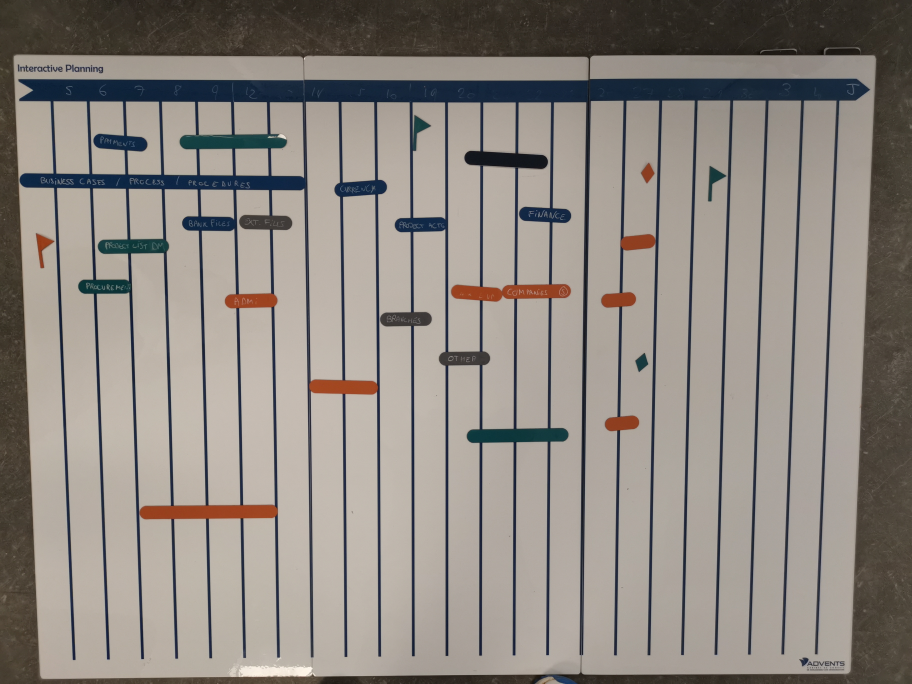
#> input picture IndustrialProject-master/img/1.jpg, 3648 x 2736 px (shown at 1/4 size)
$ python -i Detection_Shape.py   (imports and definitions only)
#> lines starting #> are read from the running program, lines starting #| are printed output that depends on the picture; after the words box and inside, x2 and y2 are one past the last pixel; in counts of white or black regions, pixels touching at a corner belong together
#> further down, picture is the input picture: shape (2736, 3648, 3); mean B, G, R 128.9, 135.5, 142.1
import cv2
import numpy as np
import imutils

class Shape():
    def __init__(self, image):
        #  we need to keep in mind aspect ratio so the image does
        #  not look skewed or distorted -- therefore, we calculate
        #  the ratio of the new image to the old image
        r = 1000.0 / image.shape[1]
#> r = 0.274
        dim = (1000, int(image.shape[0] * r))
#> dim = (1000, 750)

        #  perform the actual resizing of the image and change its mode to HSV
        self.resized = cv2.resize(image, dim, interpolation=cv2.INTER_AREA)
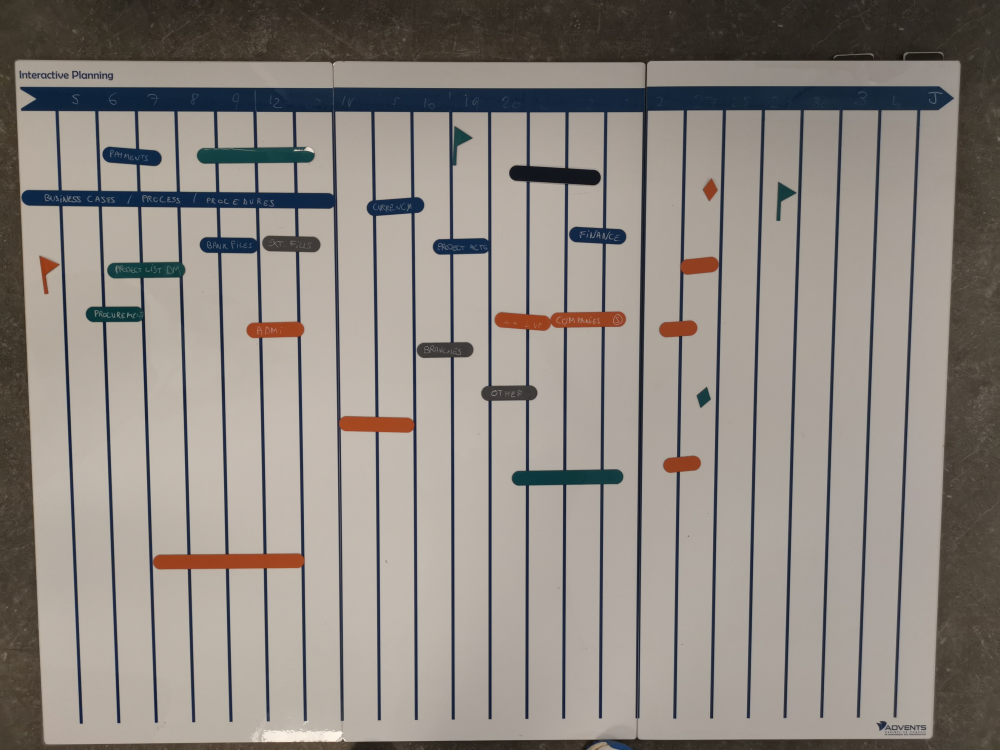
#> self.resized: shape (750, 1000, 3); mean B, G, R 128.9, 135.5, 142.1
        self.hsv = cv2.cvtColor(self.resized, cv2.COLOR_BGR2HSV)
#> self.hsv: shape (750, 1000, 3); mean H, S, V 26.8, 44, 145.2

        # pass the image in gray an make a canny image
        # to have only shape
        gray = cv2.cvtColor(self.resized, cv2.COLOR_BGR2GRAY)
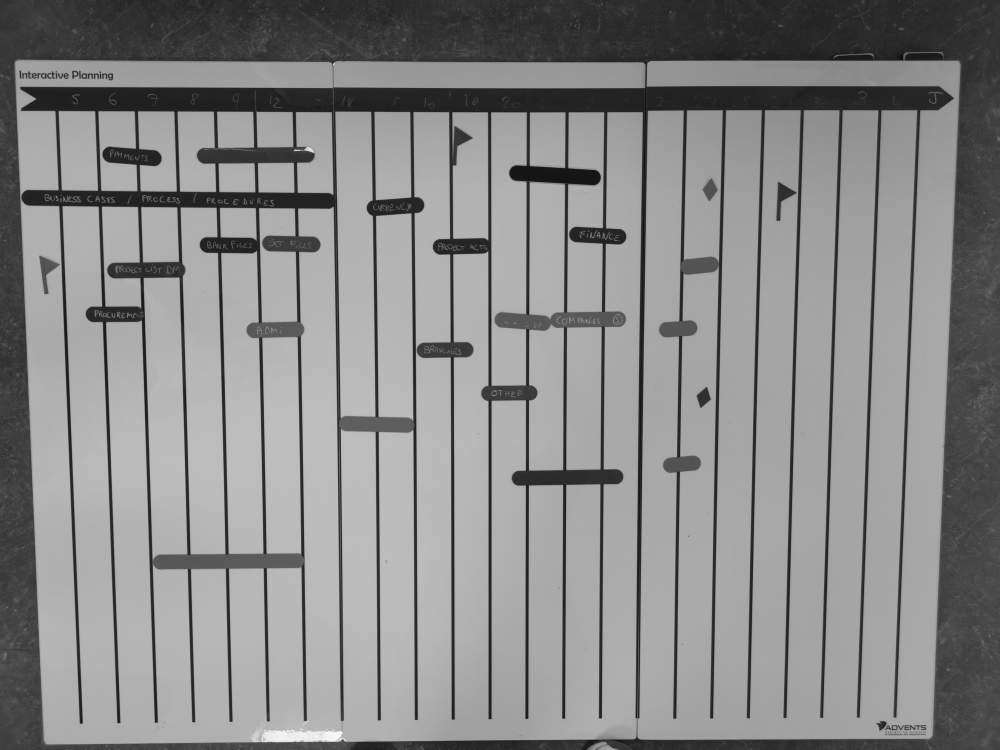
#> gray: shape (750, 1000); min 12, max 248, mean 136.7
        self.edges = cv2.Canny(gray, 100, 170, apertureSize=3)
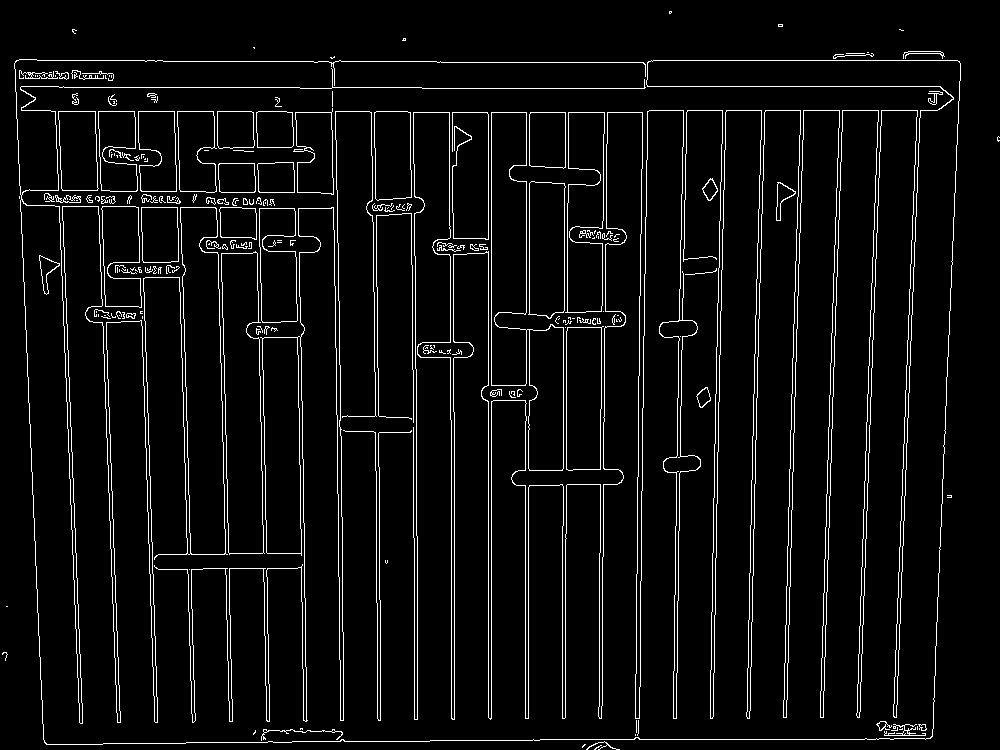
#> self.edges: shape (750, 1000); 5.2% white in thin lines or dots

    def Lines(self):
        # create lines by the canny img
        lines = cv2.HoughLines(self.edges, 1, np.pi / 700, 150)
        # variable to draw only lines wanted
        prev_x = None
        ordered_lines = sorted(lines, key=lambda x: x[0][0]*np.cos(x[0][1]))
        img_line = self.resized.copy()
        timeline = []
        for [[rho, theta]] in ordered_lines:
            a = np.cos(theta)
            b = np.sin(theta)
            x0 = a * rho
            y0 = b * rho
            x1 = int(x0 + 1000 * (-b))
            y1 = int(y0 + 1000 * a)
            x2 = int(x0 - 1000 * (-b))
            y2 = int(y0 - 1000 * a)
            # to draw only vertical lines and only columns
            if abs(x1 - x2) >= 3:
                continue
            if prev_x is not None:

                if abs(prev_x - x1)<50:
                    continue
            # draw
            cv2.line(img_line, (x1, y1), (x2, y2), (255, 0, 0), 2)
            # append coordinate
            timeline.append(x1*2)
            prev_x = max(x1, x2)


        #cv2.imshow('t', img_line)
        #cv2.waitKey(0)
        return timeline

    def CC(self):
        #  Boundaries RED GREEN
        boundaries = [
        ([2, 100, 100], [10, 255, 255]),
        ([44, 37, 74], [79, 255, 255])
        ]

        output_shape = []


        # To detect the contours of shape, its colors and its coordinates
        for (lower, upper) in boundaries:
            if lower == [2, 100, 100]:
                color = "red"
            else:
                color = "green"
            #  create NumPy arrays from the boundaries
            lower = np.array(lower, dtype="uint8")
            upper = np.array(upper, dtype="uint8")
            #  find the colors within the specified boundaries and create
            #   the mask
            mask = cv2.inRange(self.hsv, lower, upper)

            # apply the mask
            output = cv2.bitwise_and(self.resized, self.resized, mask=mask)

            # find contours on the mask
            contours = cv2.findContours(mask.copy(), cv2.RETR_LIST, cv2.CHAIN_APPROX_SIMPLE)
            contours = imutils.grab_contours(contours)
            for cnt in contours:
                rect = cv2.minAreaRect(cnt)
                area = abs(cv2.contourArea(cnt, True))
                peri = cv2.arcLength(cnt, True)
                approx = cv2.approxPolyDP(cnt, 0.01 * peri, True)
                # coordinate shape
                x, y, w, h = cv2.boundingRect(approx)
                # Draw only contours wanted and omit the img's noise
                # approximate but it works
                if h >= 15 or w >= 55:
                    box = cv2.boxPoints(rect)
                    box = np.int0(box)
                    cv2.drawContours(output, [box], 0, (0, 0, 255), 2)
                    cv2.drawContours(output, cnt, -1, (0, 255, 0), 2)

                    # Just verification /Draw one diagonal
                    # cv2.line(output, (box[2][0], box[2][1]), (box[0][0], box[0][1]), (255, 0, 0), 2)

                    # Detect the type of shape
                    # approximate but it works
                    if h/w>=1 and h/w<=1.6:
                        shape = "Losange"
                        cv2.putText(output, "LOS", (x, y), cv2.FONT_HERSHEY_SIMPLEX, 0.5, (255, 255, 255), 2)
                    elif area <= 250:
                        shape = "Flag"
                        cv2.putText(output, "FLA", (x, y), cv2.FONT_HERSHEY_SIMPLEX, 0.5, (255, 255, 255), 2)
                    else:
                        shape = "Rectangle"
                        cv2.putText(output, "RCT", (x, y), cv2.FONT_HERSHEY_SIMPLEX, 0.5, (255, 255, 255), 2)
                    # coordinate*2 to have same with the azure's API
                    output_shape.append([shape, x*2, (x+w)*2, y*2, (y+h)*2, color])
#> this loop made 2 passes
#> contours on pass 2: 9 contours, all with area under 20
#> pass 1, in CC, `mask = cv2.inRange(self.hsv, lower, upper)`:
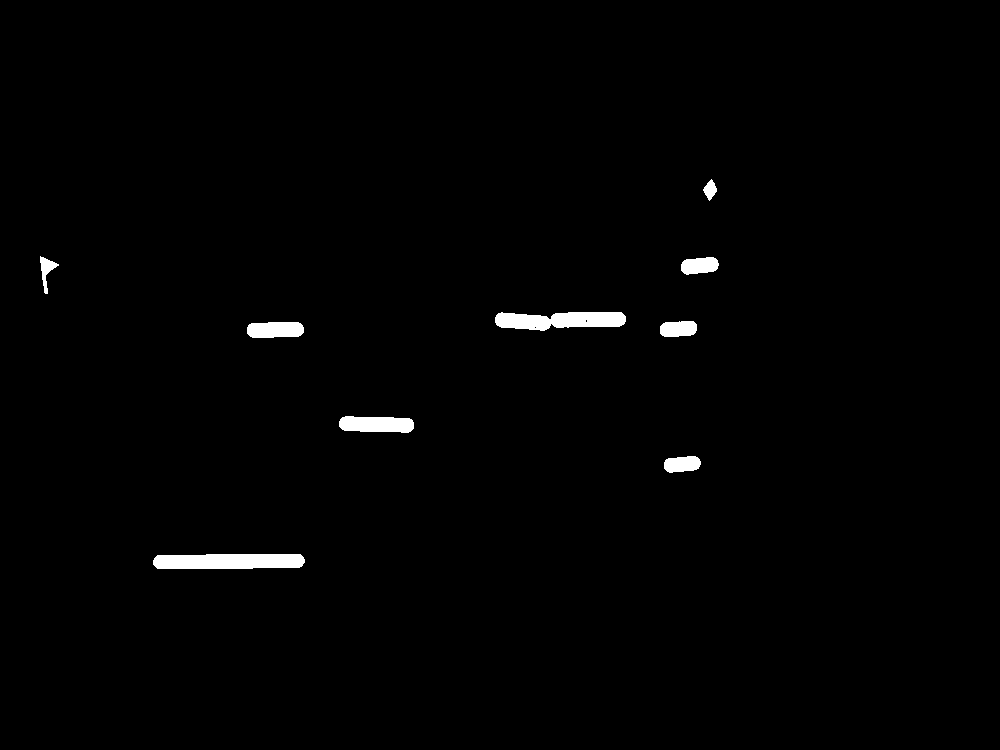
#> mask: shape (750, 1000); 1.1% white; 9 white regions, largest, box (x1, y1, x2, y2) and area: (153, 554, 305, 569) 2130, (495, 312, 626, 331) 1875, (339, 416, 414, 433) 1069
#> pass 2, in CC, `mask = cv2.inRange(self.hsv, lower, upper)`:
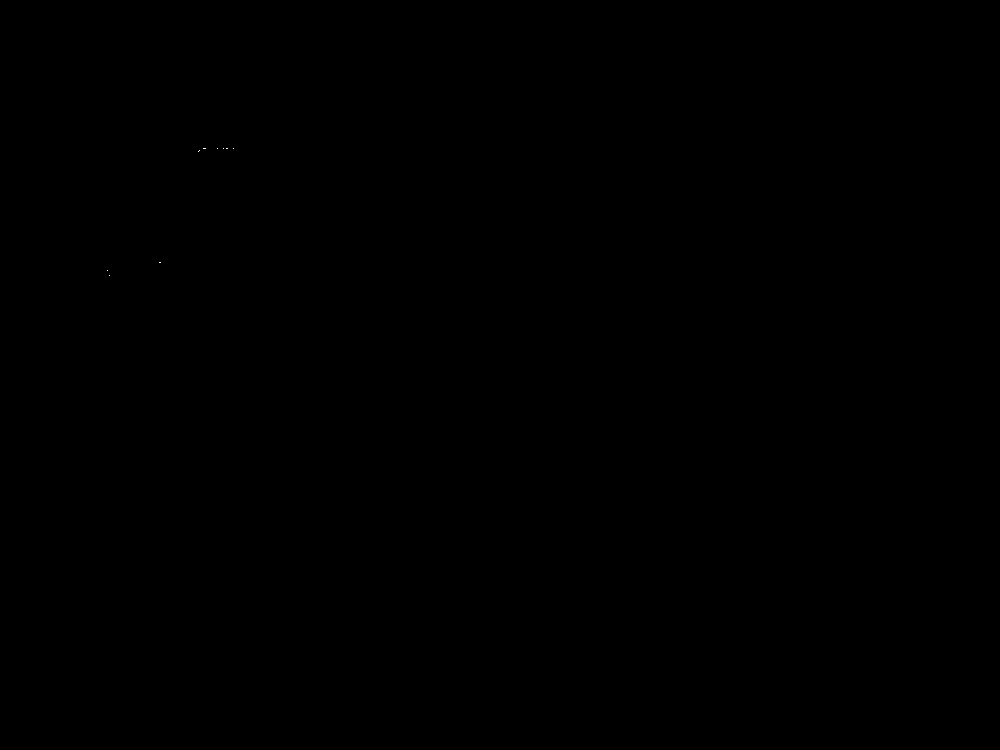
#> mask: shape (750, 1000); 0% white in thin lines or dots, all inside (x1, y1, x2, y2) = (107, 148, 234, 276)
#> after the loop, output_shape = 9 items
            #cv2.imshow('out', output)
            #cv2.waitKey(0)
        return output_shape

>>> import cv2
>>> picture = cv2.imread('img/1.jpg')
>>> result = Shape(picture).CC()
#> result = 9 items

$ run again, on IndustrialProject-master/img/10.jpg
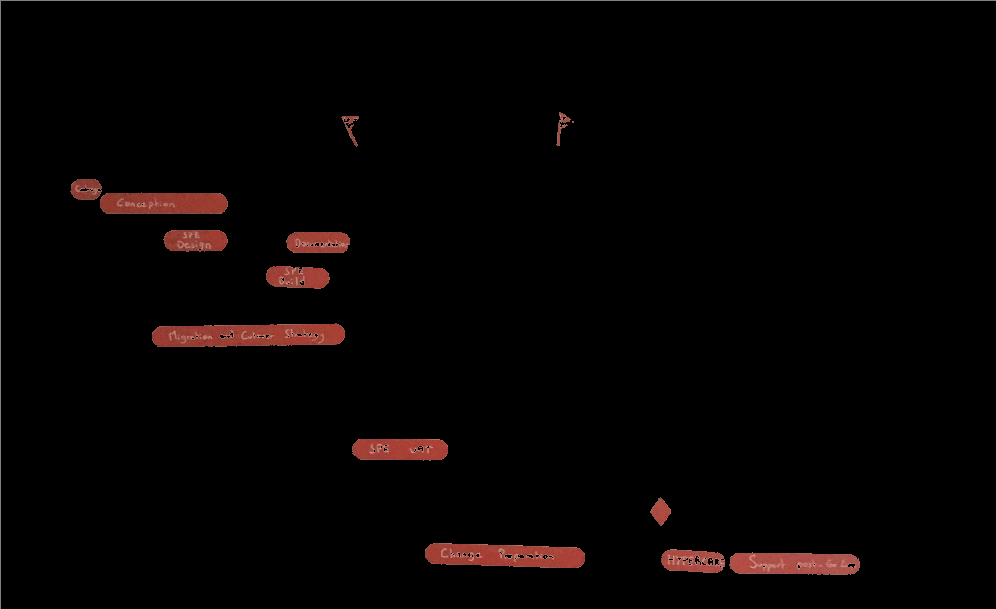
#> input picture IndustrialProject-master/img/10.jpg, 996 x 609 px
#> picture is the input picture: shape (609, 996, 3); mean B, G, R 2.5, 2.8, 5.8
#> self.hsv: shape (611, 1000, 3); mean H, S, V 0.1, 5.6, 5.8
#> in __init__, `self.edges = cv2.Canny(gray, 100, 170, apertureSize=3)`:
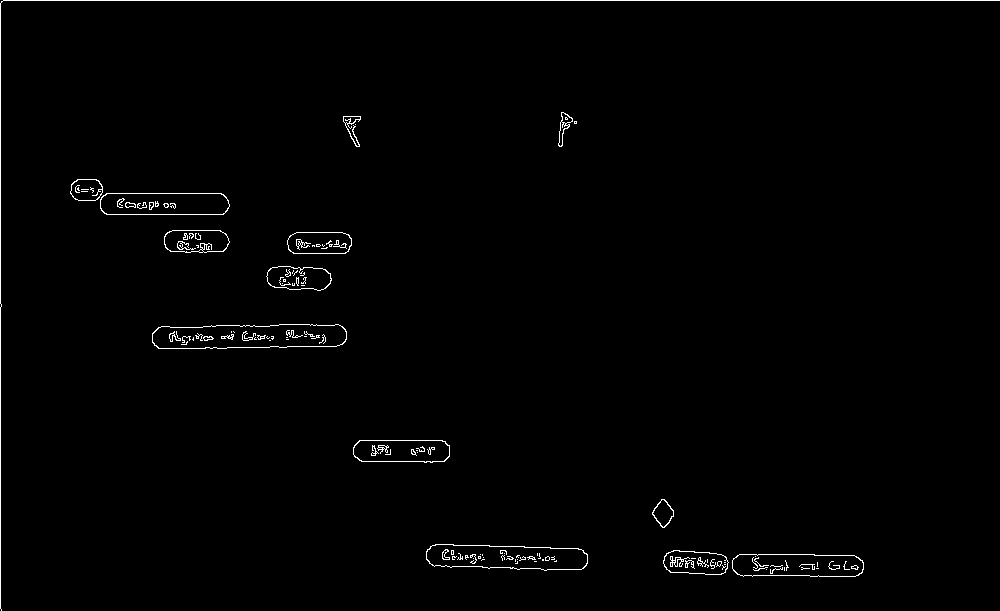
#> self.edges: shape (611, 1000); 1% white in thin lines or dots
#> the loop in CC, `for (lower, upper) in boundaries:` made 2 passes
#> contours on pass 2: 0 contours
#> pass 1, in CC, `mask = cv2.inRange(self.hsv, lower, upper)`:
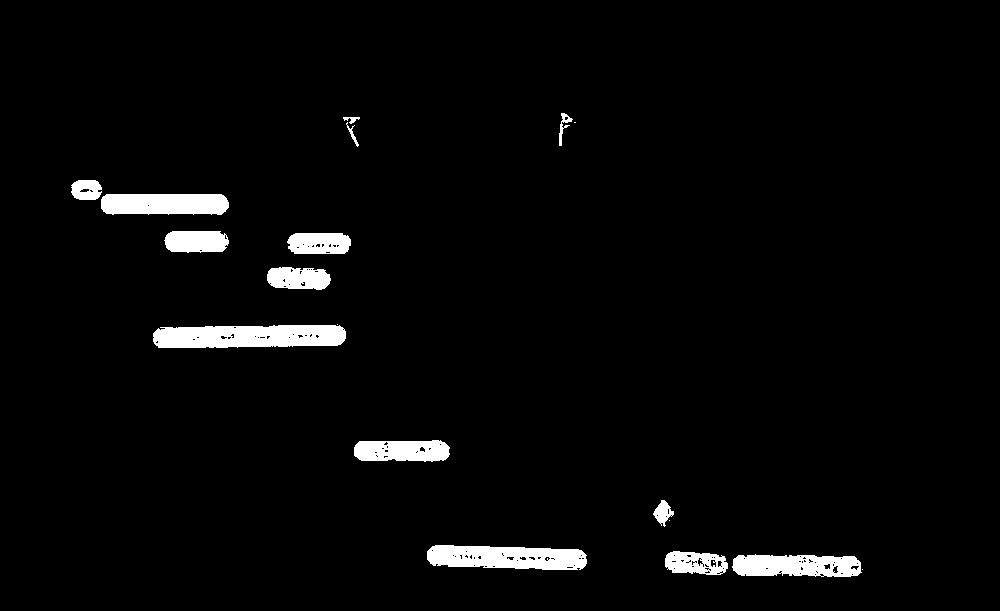
#> mask: shape (611, 1000); 3.2% white; 18 white regions (4 under 20 px), largest, box (x1, y1, x2, y2) and area: (153, 325, 346, 348) 3907, (427, 545, 587, 570) 3171, (101, 194, 229, 215) 2498
#> after the loop in CC, `for (lower, upper) in boundaries:`: output_shape = 13 items

$ run again, on IndustrialProject-master/img/2.jpg
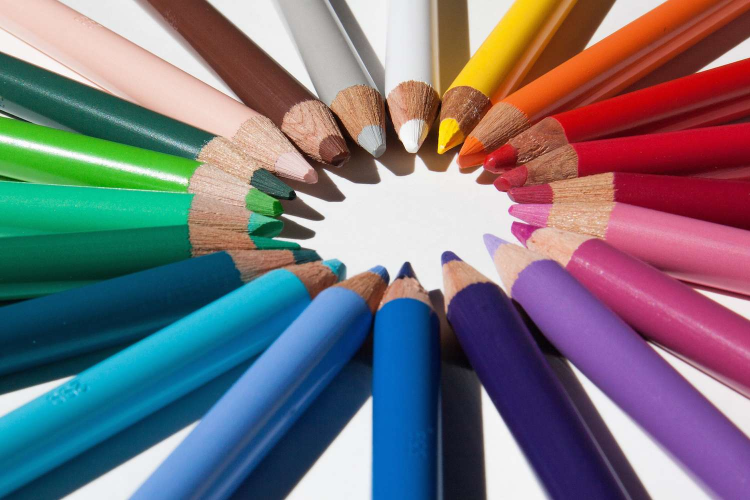
#> input picture IndustrialProject-master/img/2.jpg, 1500 x 1000 px (shown at 1/2 size)
#> picture is the input picture: shape (1000, 1500, 3); mean B, G, R 123.7, 115.3, 119.9
#> self.hsv: shape (666, 1000, 3); mean H, S, V 80.1, 143.7, 160.8
#> in __init__, `self.edges = cv2.Canny(gray, 100, 170, apertureSize=3)`:
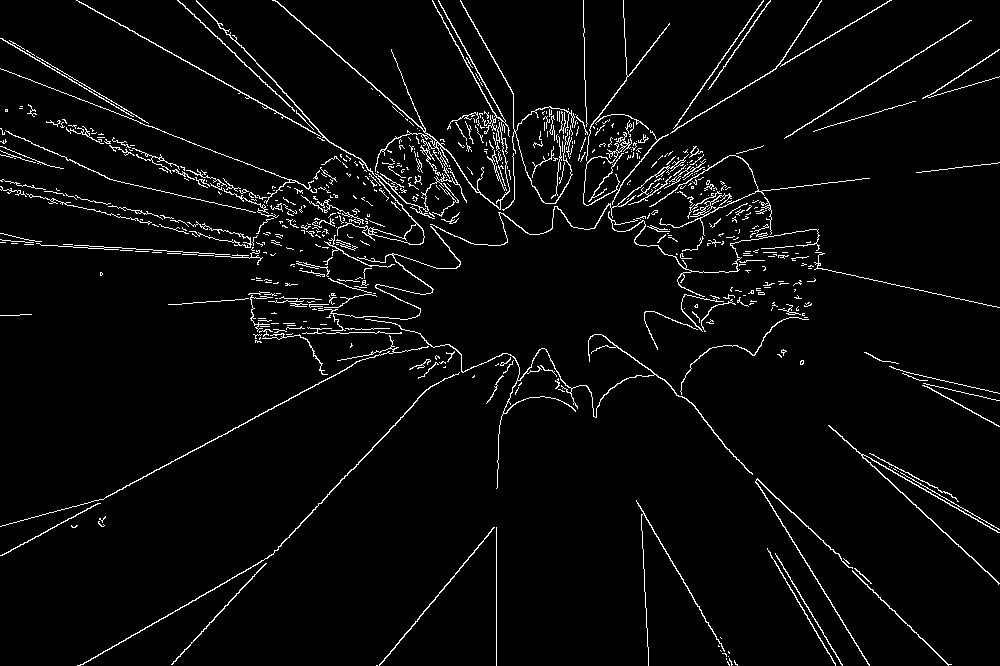
#> self.edges: shape (666, 1000); 3.8% white in thin lines or dots
#> after the loop in CC, `for (lower, upper) in boundaries:`:
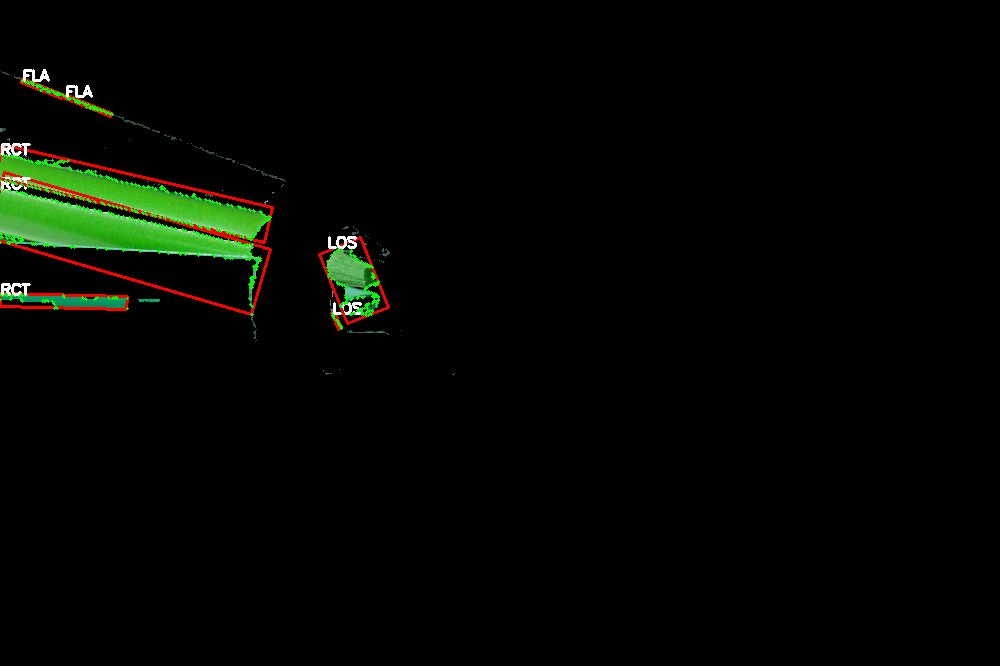
#> output: shape (666, 1000, 3); mean B, G, R 2, 6.2, 4
#> after the loop in CC, `for (lower, upper) in boundaries:`: output_shape = 33 items
